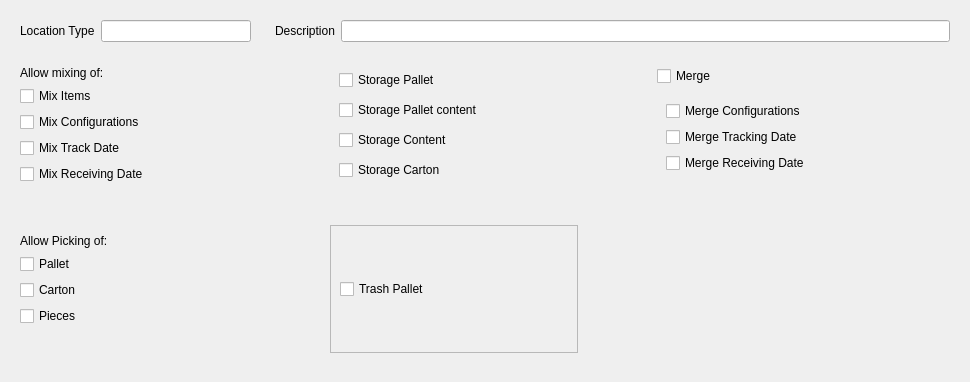
<?xml version="1.0" encoding="UTF-8"?>
<ui version="4.0">
 <class>Form</class>
 <widget class="QWidget" name="Form">
  <property name="geometry">
   <rect>
    <x>0</x>
    <y>0</y>
    <width>970</width>
    <height>382</height>
   </rect>
  </property>
  <property name="windowTitle">
   <string>Form</string>
  </property>
  <layout class="QGridLayout" name="gridLayout_8">
   <item row="2" column="0">
    <widget class="QFrame" name="frame_2">
     <property name="frameShape">
      <enum>QFrame::NoFrame</enum>
     </property>
     <property name="frameShadow">
      <enum>QFrame::Raised</enum>
     </property>
     <layout class="QGridLayout" name="gridLayout_4">
      <item row="4" column="0">
       <widget class="QCheckBox" name="sto_pall_cart_flag_2">
        <property name="text">
         <string>Mix Receiving Date</string>
        </property>
       </widget>
      </item>
      <item row="1" column="0">
       <widget class="QCheckBox" name="mix_item_flag">
        <property name="text">
         <string>Mix Items</string>
        </property>
       </widget>
      </item>
      <item row="3" column="0">
       <widget class="QCheckBox" name="mix_trackingdate_flag">
        <property name="text">
         <string>Mix Track Date</string>
        </property>
       </widget>
      </item>
      <item row="2" column="0">
       <widget class="QCheckBox" name="sto_pall_con_flag_2">
        <property name="text">
         <string>Mix Configurations</string>
        </property>
       </widget>
      </item>
      <item row="0" column="0">
       <widget class="QLabel" name="label_3">
        <property name="text">
         <string>Allow mixing of:</string>
        </property>
       </widget>
      </item>
     </layout>
    </widget>
   </item>
   <item row="1" column="1" colspan="4">
    <widget class="QWidget" name="widget_3" native="true">
     <layout class="QGridLayout" name="gridLayout_2">
      <item row="0" column="2">
       <widget class="QLineEdit" name="Description"/>
      </item>
      <item row="0" column="1">
       <widget class="QLabel" name="label_2">
        <property name="text">
         <string>Description</string>
        </property>
       </widget>
      </item>
     </layout>
    </widget>
   </item>
   <item row="3" column="0">
    <spacer name="horizontalSpacer">
     <property name="orientation">
      <enum>Qt::Horizontal</enum>
     </property>
     <property name="sizeHint" stdset="0">
      <size>
       <width>40</width>
       <height>20</height>
      </size>
     </property>
    </spacer>
   </item>
   <item row="2" column="2">
    <widget class="QFrame" name="frame">
     <property name="frameShape">
      <enum>QFrame::NoFrame</enum>
     </property>
     <property name="frameShadow">
      <enum>QFrame::Raised</enum>
     </property>
     <layout class="QGridLayout" name="gridLayout_3">
      <item row="2" column="0">
       <widget class="QCheckBox" name="sto_cont_flag">
        <property name="text">
         <string>Storage Content</string>
        </property>
       </widget>
      </item>
      <item row="0" column="0">
       <widget class="QCheckBox" name="sto_pall_flag">
        <property name="text">
         <string>Storage Pallet</string>
        </property>
       </widget>
      </item>
      <item row="1" column="0">
       <widget class="QCheckBox" name="sto_pall_con_flag">
        <property name="text">
         <string>Storage Pallet content</string>
        </property>
       </widget>
      </item>
      <item row="4" column="0">
       <widget class="QCheckBox" name="sto_pall_cart_flag">
        <property name="text">
         <string>Storage Carton</string>
        </property>
       </widget>
      </item>
     </layout>
    </widget>
   </item>
   <item row="2" column="4">
    <widget class="QFrame" name="frame_5">
     <property name="frameShape">
      <enum>QFrame::NoFrame</enum>
     </property>
     <property name="frameShadow">
      <enum>QFrame::Raised</enum>
     </property>
     <layout class="QGridLayout" name="gridLayout_7">
      <item row="0" column="0">
       <widget class="QCheckBox" name="merge_flag">
        <property name="text">
         <string>Merge</string>
        </property>
       </widget>
      </item>
      <item row="1" column="0">
       <widget class="QFrame" name="frame_4">
        <property name="frameShape">
         <enum>QFrame::NoFrame</enum>
        </property>
        <property name="frameShadow">
         <enum>QFrame::Raised</enum>
        </property>
        <layout class="QGridLayout" name="gridLayout_6">
         <item row="2" column="0">
          <widget class="QCheckBox" name="merge_trackingdate">
           <property name="text">
            <string>Merge Tracking Date</string>
           </property>
          </widget>
         </item>
         <item row="3" column="0">
          <widget class="QCheckBox" name="mix_receivingdate_flag">
           <property name="text">
            <string>Merge Receiving Date</string>
           </property>
          </widget>
         </item>
         <item row="0" column="0">
          <widget class="QCheckBox" name="mix_cfg_flag">
           <property name="text">
            <string>Merge Configurations</string>
           </property>
          </widget>
         </item>
        </layout>
       </widget>
      </item>
     </layout>
    </widget>
   </item>
   <item row="2" column="1" rowspan="5">
    <spacer name="verticalSpacer">
     <property name="orientation">
      <enum>Qt::Vertical</enum>
     </property>
     <property name="sizeHint" stdset="0">
      <size>
       <width>58</width>
       <height>314</height>
      </size>
     </property>
    </spacer>
   </item>
   <item row="4" column="4" rowspan="3">
    <spacer name="horizontalSpacer_4">
     <property name="orientation">
      <enum>Qt::Horizontal</enum>
     </property>
     <property name="sizeHint" stdset="0">
      <size>
       <width>311</width>
       <height>138</height>
      </size>
     </property>
    </spacer>
   </item>
   <item row="1" column="0">
    <widget class="QWidget" name="widget" native="true">
     <layout class="QGridLayout" name="gridLayout">
      <item row="0" column="0">
       <widget class="QLabel" name="label">
        <property name="text">
         <string>Location Type</string>
        </property>
       </widget>
      </item>
      <item row="0" column="1">
       <widget class="QLineEdit" name="location_type"/>
      </item>
     </layout>
    </widget>
   </item>
   <item row="2" column="3" rowspan="5">
    <spacer name="verticalSpacer_2">
     <property name="orientation">
      <enum>Qt::Vertical</enum>
     </property>
     <property name="sizeHint" stdset="0">
      <size>
       <width>58</width>
       <height>314</height>
      </size>
     </property>
    </spacer>
   </item>
   <item row="4" column="0">
    <widget class="QFrame" name="frame_3">
     <property name="frameShape">
      <enum>QFrame::NoFrame</enum>
     </property>
     <property name="frameShadow">
      <enum>QFrame::Raised</enum>
     </property>
     <layout class="QGridLayout" name="gridLayout_5">
      <item row="4" column="0">
       <widget class="QCheckBox" name="pick_piece_flag">
        <property name="text">
         <string>Pieces</string>
        </property>
       </widget>
      </item>
      <item row="3" column="0">
       <widget class="QCheckBox" name="sto_pall_con_flag_3">
        <property name="text">
         <string>Carton</string>
        </property>
       </widget>
      </item>
      <item row="2" column="0">
       <widget class="QCheckBox" name="sto_pall_flag_2">
        <property name="text">
         <string>Pallet</string>
        </property>
       </widget>
      </item>
      <item row="1" column="0">
       <widget class="QLabel" name="label_4">
        <property name="text">
         <string>Allow Picking of:</string>
        </property>
       </widget>
      </item>
     </layout>
    </widget>
   </item>
   <item row="4" column="2" rowspan="2">
    <widget class="QFrame" name="frame_6">
     <property name="frameShape">
      <enum>QFrame::StyledPanel</enum>
     </property>
     <property name="frameShadow">
      <enum>QFrame::Raised</enum>
     </property>
     <layout class="QGridLayout" name="gridLayout_9">
      <item row="0" column="0">
       <widget class="QCheckBox" name="trash_pall">
        <property name="text">
         <string>Trash Pallet</string>
        </property>
       </widget>
      </item>
     </layout>
    </widget>
   </item>
   <item row="3" column="2">
    <spacer name="horizontalSpacer_2">
     <property name="orientation">
      <enum>Qt::Horizontal</enum>
     </property>
     <property name="sizeHint" stdset="0">
      <size>
       <width>40</width>
       <height>20</height>
      </size>
     </property>
    </spacer>
   </item>
  </layout>
 </widget>
 <resources/>
 <connections/>
</ui>
